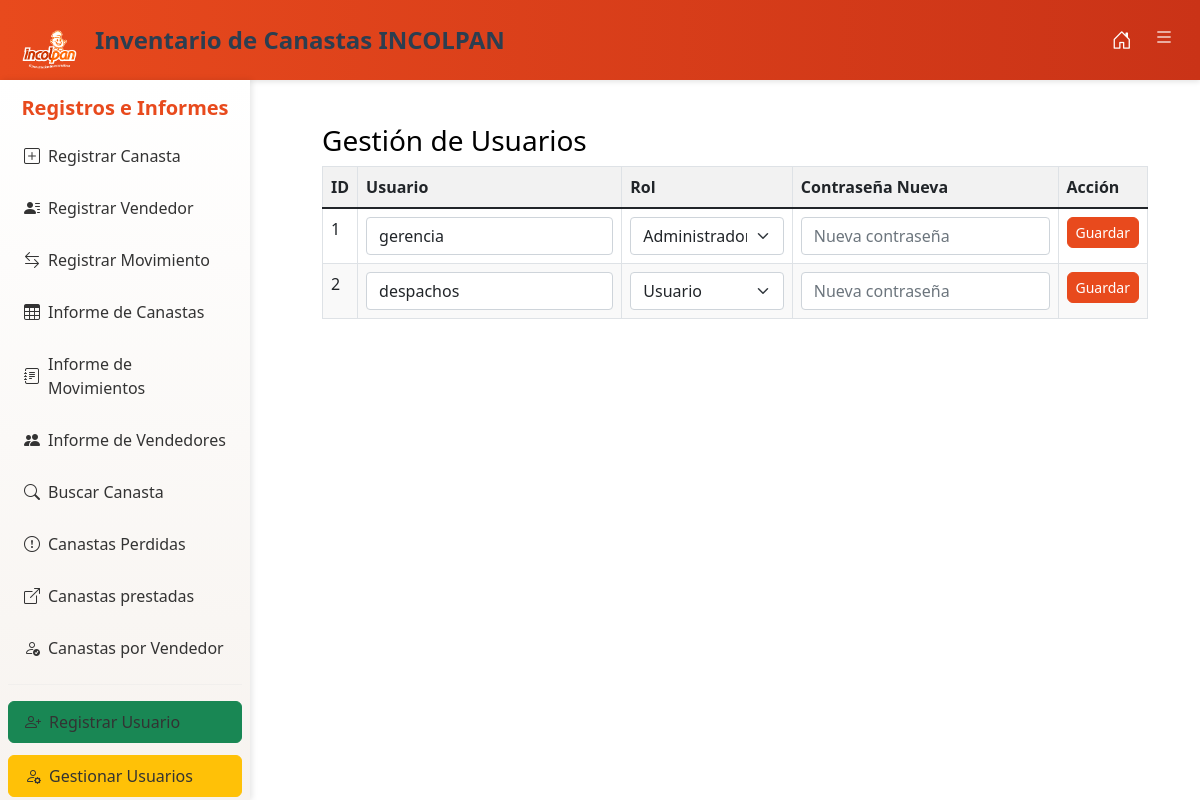
/gestionar_usuarios (signed in), run on the app's committed database.
### tables this page shows
CREATE TABLE "usuarios" (
	"id"	INTEGER,
	"username"	TEXT NOT NULL UNIQUE,
	"password"	TEXT NOT NULL,
	"role"	TEXT NOT NULL,
	PRIMARY KEY("id" AUTOINCREMENT)
);

### app.py (the view, shortened to what this page needs)
@app.route('/gestionar_usuarios', methods=['GET', 'POST'])
@login_required
@admin_required
def gestionar_usuarios():
    conn = obtener_conexion()
    cursor = conn.cursor()
    cursor.execute('SELECT id, username, role FROM usuarios')
    usuarios = cursor.fetchall()
    conn.close()
    return render_template('gestionar_usuarios.html', usuarios=usuarios)

### app.py (called while the page is built)
def obtener_conexion():
    conn = sqlite3.connect(db_path)
    return conn

def admin_required(f):
    @wraps(f)
    def decorated_function(*args, **kwargs):
        if 'role' not in session or session['role'] != 'admin':
            flash('No tienes permisos para acceder a esta página')
            return redirect(url_for('index'))
        return f(*args, **kwargs)
    return decorated_function

def login_required(f):
    @wraps(f)
    def decorated_function(*args, **kwargs):
        if 'user_id' not in session:
            flash('Por favor, inicia sesión para continuar.')
            return redirect(url_for('login'))
        return f(*args, **kwargs)
    return decorated_function

### Templates/gestionar_usuarios.html (shortened to what this page needs)
{% extends 'base.html' %}
{% block content %}
<div class="container mt-4">
    <h3>Gestión de Usuarios</h3>
    <table class="table table-bordered">
        <thead>
            <tr>
                <th>ID</th>
                <th>Usuario</th>
                <th>Rol</th>
                <th>Contraseña Nueva</th>
                <th>Acción</th>
            </tr>
        </thead>
        <tbody>
            {% for user in usuarios %}
            <tr>
                <form method="POST">
                    <td>{{ user[0] }}</td>
                    <td>
                        <input type="text" name="username" value="{{ user[1] }}" class="form-control">
                    </td>
                    <td>
                        <select name="role" class="form-select">
                            <option value="user" {% if user[2] == 'user' %}selected{% endif %}>Usuario</option>
                            <option value="admin" {% if user[2] == 'admin' %}selected{% endif %}>Administrador</option>
                        </select>
                    </td>
                    <td>
                        <input type="password" name="nueva_contrasena" placeholder="Nueva contraseña" class="form-control">
                    </td>
                    <td><button type="submit" class="btn btn-sm btn-primary">Guardar</button></td>
                </form>
            </tr>
            {% endfor %}
        </tbody>
    </table>
</div>
{% endblock %}

### static/style.css (style rules this page uses)
body { font-family: Arial, sans-serif; padding: 20px; }

### Templates/base.html (style rules this page uses)
body { padding-top: 80px; color: #000; background-color: #fff; }
input, select, textarea { max-width: 100%; border-radius: 0.375rem; border: 1px solid #ced4da; padding: 0.5rem; }
button, .btn { border-radius: 0.375rem; }
.btn-primary { background-color: #e84a1d; border-color: #e84a1d; }
table { color: #000; }
table thead { background-color: #f2f2f2; }
table tbody tr:nth-child(even) { background-color: #f9f9f9; }

### data on the page
usuarios: id "1", username "gerencia", role "Administrador"
usuarios: id "2", username "despachos", role "Usuario"
